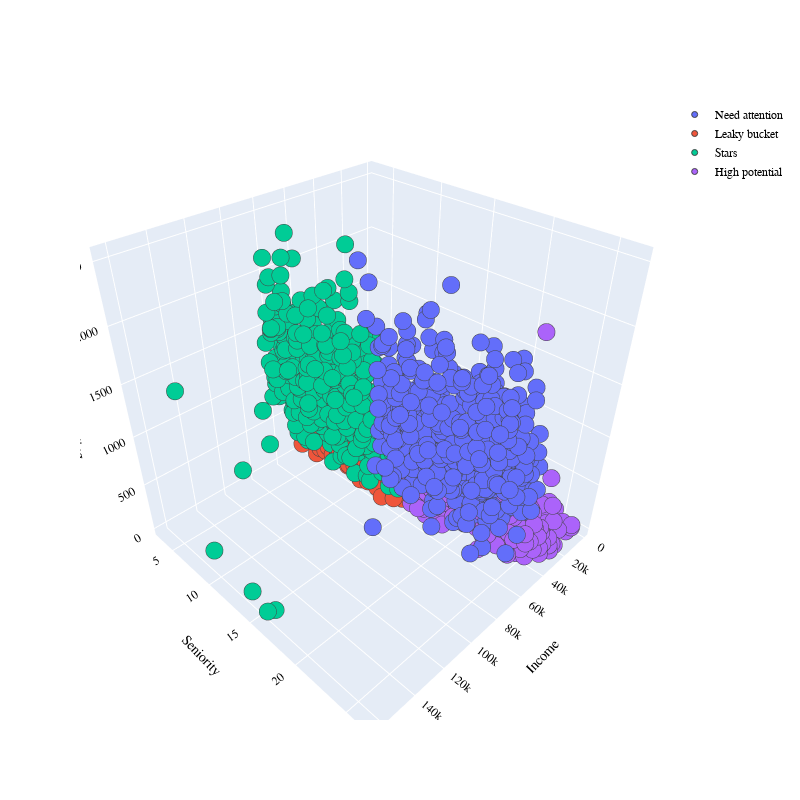

Write notebook code for a chart like this one.
### Code cell
PLOT = go.Figure()
for C in list(df.Cluster.unique()):


    PLOT.add_trace(go.Scatter3d(x = df[df.Cluster == C]['Income'],
                                y = df[df.Cluster == C]['Seniority'],
                                z = df[df.Cluster == C]['Spending'],
                                mode = 'markers',marker_size = 6, marker_line_width = 1,
                                name = str(C)))
PLOT.update_traces(hovertemplate='Income: %{x} <br>Seniority: %{y} <br>Spending: %{z}')


PLOT.update_layout(width = 800, height = 800, autosize = True, showlegend = True,
                   scene = dict(xaxis=dict(title = 'Income', titlefont_color = 'black'),
                                yaxis=dict(title = 'Seniority', titlefont_color = 'black'),
                                zaxis=dict(title = 'Spending', titlefont_color = 'black')),
                   font = dict(family = "Gilroy", color  = 'black', size = 12))

### Figure 1 — Plotly figure (JSON) as saved in the notebook; plotly's stock layout.template omitted (floating-point values rounded to 4 significant figures; data arrays with more than 128 entries replaced by an {"elided": "..."} marker saying what was removed)
{"data": [{"hovertemplate": "Income: %{x} <br>Seniority: %{y} <br>Spending: %{z}", "marker": {"line": {"width": 1}, "size": 6}, "mode": "markers", "name": "Need attention", "type": "scatter3d", "x": {"elided": "528 int values"}, "y": {"elided": "528 float values"}, "z": {"elided": "528 int values"}}, {"hovertemplate": "Income: %{x} <br>Seniority: %{y} <br>Spending: %{z}", "marker": {"line": {"width": 1}, "size": 6}, "mode": "markers", "name": "Leaky bucket", "type": "scatter3d", "x": {"elided": "641 int values"}, "y": {"elided": "641 float values"}, "z": {"elided": "641 int values"}}, {"hovertemplate": "Income: %{x} <br>Seniority: %{y} <br>Spending: %{z}", "marker": {"line": {"width": 1}, "size": 6}, "mode": "markers", "name": "Stars", "type": "scatter3d", "x": {"elided": "462 int values"}, "y": {"elided": "462 float values"}, "z": {"elided": "462 int values"}}, {"hovertemplate": "Income: %{x} <br>Seniority: %{y} <br>Spending: %{z}", "marker": {"line": {"width": 1}, "size": 6}, "mode": "markers", "name": "High potential", "type": "scatter3d", "x": {"elided": "584 int values"}, "y": {"elided": "584 float values"}, "z": {"elided": "584 int values"}}], "layout": {"autosize": true, "font": {"color": "black", "family": "Gilroy", "size": 12}, "height": 800, "scene": {"xaxis": {"title": {"font": {"color": "black"}, "text": "Income"}}, "yaxis": {"title": {"font": {"color": "black"}, "text": "Seniority"}}, "zaxis": {"title": {"font": {"color": "black"}, "text": "Spending"}}}, "showlegend": true, "width": 800}}
